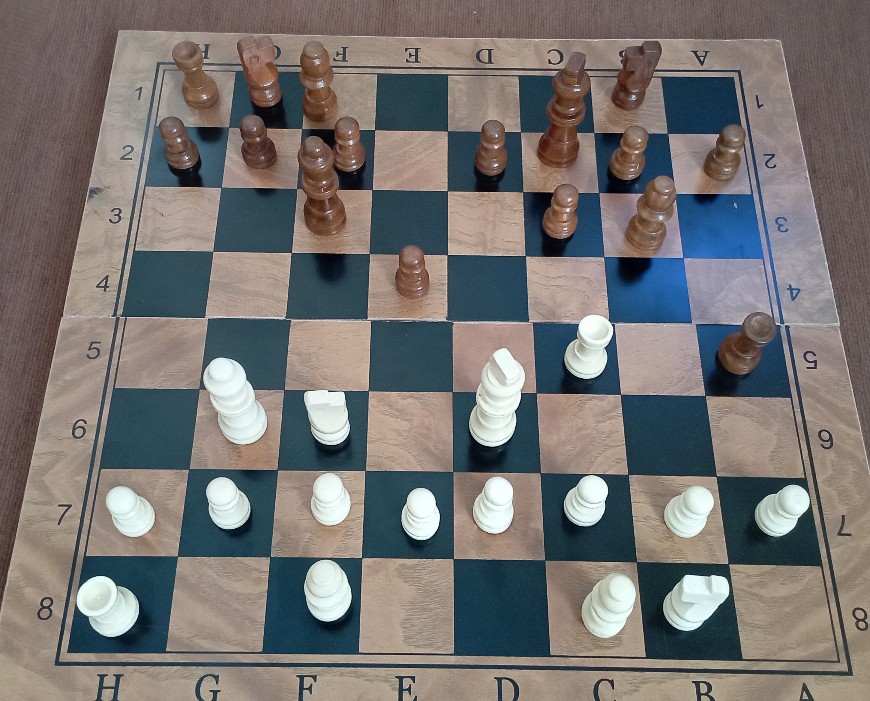
#> input picture board_detector/img/img1.png, 870 x 701 px, found by its file name
$ python main.py   (older library calls are emulated)
#> lines starting #> are read from the running program, lines starting #| are printed output that depends on the picture; after the words box and inside, x2 and y2 are one past the last pixel; in counts of white or black regions, pixels touching at a corner belong together
import cv2
import numpy as np
import math
from sklearn.cluster import DBSCAN
import time
from numpy.typing import NDArray
from typing import Any

def line_intersection(line1: list, line2: list) -> int:
    '''
    Calculate points of line intersections.

    args:
        - list: line [[x1,x2],[y1,y2]]
    return:
        - int: coordinates of intersection: x,y
    '''
    xdiff = (line1[0][0] - line1[1][0], line2[0][0] - line2[1][0])
    ydiff = (line1[0][1] - line1[1][1], line2[0][1] - line2[1][1])

    def det(a, b):
        return a[0] * b[1] - a[1] * b[0]

    div = det(xdiff, ydiff)
    if div == 0:
        raise Exception('lines do not intersect')

    d = (det(*line1), det(*line2))
    x = det(d, xdiff) / div
    y = det(d, ydiff) / div
    return x, y


def get_edges(img: NDArray[Any], blur_kernel: tuple=(3,3), border_default: int=3) -> NDArray[Any]:
    '''
    Get edges from Canny filter.
    '''
    gray = cv2.cvtColor(img, cv2.COLOR_BGR2GRAY)
    blurred = cv2.GaussianBlur(gray, blur_kernel, border_default)
    edges = cv2.Canny(blurred,low_thr_canny,up_thr_canny)
    return edges


def get_lines(edges: NDArray[Any], rho: int, theta: float, threshold: int, min_line_length: int, max_line_gap: int) -> NDArray[Any]:
    '''
    Extract lines from the image edges.
    '''
    return cv2.HoughLinesP(edges, rho, theta, threshold, np.array([]), min_line_length, max_line_gap)

def keep_lines(lines: NDArray[Any], line_length_threshold: int) -> list:
    '''
        Keep only lines with given length.
    '''
    valid_lines = []
    for line in lines:
        #print(np.linalg.norm(line))
        for x1,y1,x2,y2 in line:
            vec_magnitude = math.sqrt((x1-x2)**2 + (y1-y2)**2)
            #print(vec_magnitude)
            if vec_magnitude > line_length_threshold:
                valid_lines.append(line)
                #cv2.line(line_image,(x1,y1),(x2,y2),(255,0,0),5)
    print(valid_lines)
    return valid_lines


def convert_to_points(line: NDArray[Any]) -> tuple:
    '''
        Take points [x1,y1,x2,y2] and convert them to lines ([x1,y1],[x2,y2]).
    '''
    line = line[0]
    return ([line[0], line[1]], [line[2], line[3]])


def calculate_intersecitons(valid_lines: list) -> list:
    '''
        Calculate intersection points of all lines.
    '''
    intersections = []
    for i in range(len(valid_lines)):
        for j in range(i + 1, len(valid_lines)):
            line1 = convert_to_points(valid_lines[i])
            line2 = convert_to_points(valid_lines[j])

            try:
                intersection = line_intersection(line1, line2)
                intersections.append(intersection)
            except Exception as e:
                print(f"Line {i} and Line {j} do not intersect")
    return intersections


def keep_line_intersections(intersections: list) -> list:
    '''
        Keep only intersections that appear on image.
    '''
    x_lim = range(0, grid.shape[0] + 1)
    y_lim = range(0, grid.shape[1] + 1)
    valid_intersections = []
    for intersection in intersections:
        x, y = int(intersection[0]), int(intersection[1])

        if x in x_lim and y in y_lim:
            valid_intersections.append((x,y))
    return valid_intersections


def get_point_centers(valid_intersections: list, grid: NDArray[Any], eps: int=20, min_samples: int=2) -> list:
    '''
        Calculate centroids from intersections points then group them into centers with DBSCAN.
    '''

    for valid_intersection in valid_intersections:
        x, y = int(valid_intersection[0]), int(valid_intersection[1])
        try:
            grid[x, y] = 255
        except:
            print(f'Intersection: excluded')

    grid = grid.transpose().astype(np.uint8)

    _, labels, _, centroids = cv2.connectedComponentsWithStats(grid, 8, cv2.CV_32S)

    # Perform DBSCAN clustering
    dbscan = DBSCAN(eps=eps, min_samples=min_samples)
    dbscan.fit(centroids)

    # Get labels (clusters)
    labels = dbscan.labels_

    # Retrieve unique clusters (excluding noise, labeled as -1)
    unique_labels = set(labels) - {-1}

    # Compute centroids for each cluster
    centers = []
    for label in unique_labels:
        cluster_points = centroids[labels == label]
        centroid = np.mean(cluster_points, axis=0)
        centers.append(centroid)

    return centers


def calculate_distances(points: list) -> NDArray[Any]:
    '''
        Compute the pairwise Manhattan distances between a list of points and returns a distance matrix.
    '''

    # Convert points to NumPy array for easier manipulation
    points_array = np.array(points)
    num_points = len(points_array)

    # Initialize distance matrix with zeros
    distances = np.zeros((num_points, num_points))

    # Calculate pairwise Manhattan distances between points
    for i in range(num_points):
        for j in range(i+1, num_points):
            distances[i, j] = np.sum(np.abs(points_array[i] - points_array[j]))
            distances[j, i] = distances[i, j]  # distances matrix is symmetric

    return distances


def remove_close_points(points: list, threshold: int, image_size: tuple) -> list:
    '''
        If some points are too close to each other, remove points that are farther from image centre. Points are considered 'close' to each other if they are closer than mean distance.
    '''
    distances = calculate_distances(points)
    num_points = len(points)
    indices_to_remove = []

    for i in range(num_points):
        for j in range(i+1, num_points):
            if distances[i, j] < threshold:
                # Calculate the center of the image
                center_x = image_size[0] / 2
                center_y = image_size[1] / 2
                center = (center_x, center_y)
                # Calculate the distances of each point to the center of the image
                distance_to_center_i = np.sum(np.abs(np.array(points[i]) - np.array(center)))
                distance_to_center_j = np.sum(np.abs(np.array(points[j]) - np.array(center)))
                # Remove the point that is farther from the center
                if distance_to_center_i > distance_to_center_j:
                    indices_to_remove.append(i)
                else:
                    indices_to_remove.append(j)

    # Remove duplicates from the list of indices to remove
    indices_to_remove = list(set(indices_to_remove))

    # Remove points from the original list
    points_filtered = [point for idx, point in enumerate(points) if idx not in indices_to_remove]

    return points_filtered


def divide_points_into_rows(points: list, threshold: int) -> list:
    '''
        Group points into rows based on y-coordinates difference.
    '''
    # Sort points based on y-coordinate
    sorted_points = sorted(points, key=lambda point: point[1])

    rows = []
    current_row = [sorted_points[0]]

    for i in range(1, len(sorted_points)):
        # Check if the y-coordinate difference between current point and last point in current row is less than threshold
        if abs(sorted_points[i][1] - current_row[-1][1]) <= threshold:
            current_row.append(sorted_points[i])
        else:
            rows.append(current_row)
            current_row = [sorted_points[i]]

    # Add the last row
    rows.append(current_row)
    return rows


def fill_patterns(rows: list, target_length: int) -> list:
    '''
        Fill every row with steadily distributed points.
    '''
    filled_rows = []

    for points in rows:

        # Separate the points into x and y coordinates
        x_coords, y_coords = zip(*points)

        # Create the target x positions to interpolate
        target_x_positions = np.linspace(min(x_coords), max(x_coords), target_length)

        # Perform linear interpolation for the y coordinates based on x coordinates
        interpolated_y_values = np.interp(target_x_positions, x_coords, y_coords)

        # Combine the interpolated x and y values
        filled_row = list(zip(target_x_positions, interpolated_y_values))

        filled_rows.append(filled_row)

    return filled_rows


def mean_closest_distance(points: list) -> float:
    '''
        Calculate the mean of the closest pairwise Manhattan distances between a set of points.
    '''
    distances = calculate_distances(points)

    # Exclude diagonal and initialize minimum distance to a large value
    np.fill_diagonal(distances, np.inf)
    min_distances = np.min(distances, axis=1)

    # Calculate mean of minimum distances
    mean_min_distance = np.mean(min_distances)

    return mean_min_distance


def exclude_small_rows(rows: list, min_row_len: int=2) -> list:
    '''
        Remove rows that are too small.
    '''
    rows_fixed = []
    for row in rows:
        if len(row) < min_row_len:
            pass
        else:
            rows_fixed.append(row)
    return rows_fixed


def print_points(img: NDArray[Any], board_points: list) -> None:
    '''
        Imshow original image with detected chessboard.
    '''
    for p in board_points:
        x,y = int(p[0]), int(p[1])
        cv2.circle(img, (x,y), 1, (255,255,255), 10)

    cv2.imshow('Detected chessboard', img)
    cv2.waitKey()


def convert_rows_to_points(rows: list) -> list:
    '''
        Convert rows [[point1,point2],[point3,point4]] into list of points [point1,point2,point3,point4]
    '''
    return [item for sublist in rows for item in sublist]


#------------------------------------
t1 = time.time()

img_path = "img/img1.png"

img = cv2.imread(img_path)
#> img is the input picture: shape (701, 870, 3); mean B, G, R 113.3, 114.9, 118

blur_kernel = (3,3)
border_default = 3
low_thr_canny = 100
up_thr_canny = 150

edges = get_edges(img)
#> in get_edges, `gray = cv2.cvtColor(img, cv2.COLOR_BGR2GRAY)`:
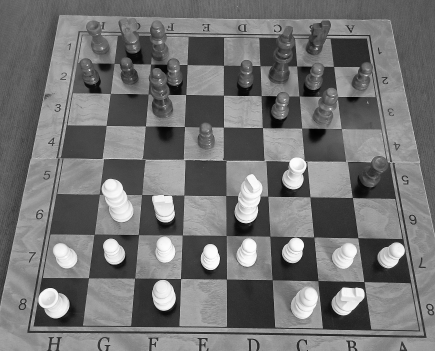
#> gray: shape (701, 870) (shown at 1/2 size); min 1, max 253, mean 115.6
#> in get_edges, `edges = cv2.Canny(blurred,low_thr_canny,up_thr_canny)`:
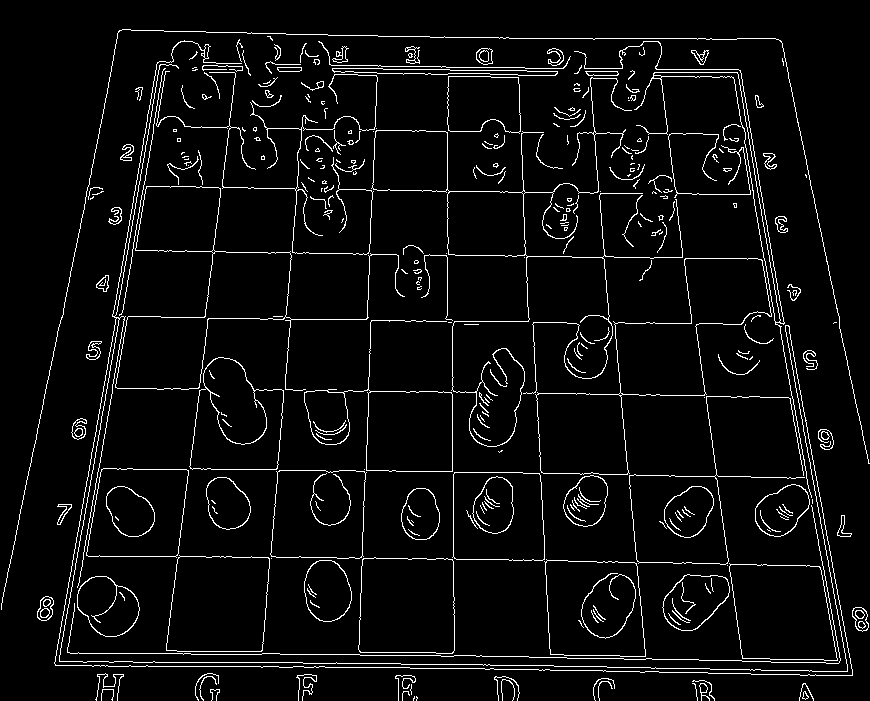
#> edges: shape (701, 870); 4.9% white in thin lines or dots

rho = 1  # distance resolution in pixels of the Hough grid
theta = np.pi / 200  # angular resolution in radians of the Hough grid
threshold = 10  # minimum number of votes (intersections in Hough grid cell)
min_line_length = 100  # minimum number of pixels making up a line
max_line_gap = 20  # maximum gap in pixels between connectable line segments

line_image = np.copy(img) * 0  # creating a blank to draw lines on
#> line_image: shape (701, 870, 3); every value is 0

lines = get_lines(edges, rho, theta, threshold, min_line_length, max_line_gap)
#> lines = 69 rows, first 6: [55, 664, 160, 61], [695, 326, 745, 673], [222, 188, 239, 32], [268, 666, 458, 668], [164, 666, 208, 318], [299, 129, 467, 131]

line_length_threshold = 120

valid_lines = keep_lines(lines, line_length_threshold)
#> the loop in keep_lines, `for line in lines:` made 69 passes
#> after the loop in keep_lines, `for line in lines:`: valid_lines = 59 items, first 6: [[55, 664, 160, 61]], [[695, 326, 745, 673]], [[222, 188, 239, 32]], [[268, 666, 458, 668]], [[164, 666, 208, 318]], [[299, 129, 467, 131]]
#> (printed output is left out)

intersections = calculate_intersecitons(valid_lines)
#> the loop in calculate_intersecitons, `for i in range(len(valid_lines)):` made 59 passes
#> (printed output is left out)

grid = np.zeros((line_image.shape[1], line_image.shape[0]), dtype=np.uint8)

valid_intersections = keep_line_intersections(intersections)
#> the loop in keep_line_intersections, `for intersection in intersections:` made 1700 passes
#> intersection on passes 1 to 3: (431.9, -1500.2), (362.7, -1103), (55.04, 663.8)

eps = 20  # maximum distance between two samples
min_samples = 2  # minimum number of samples in a neighborhood

#--------------------------------------------------------------------

centers = get_point_centers(valid_intersections, grid)
#> the loop in get_point_centers, `for valid_intersection in valid_intersections:` made 835 passes
#> valid_intersection on passes 1 to 3: (55, 663), (148, 127), (127, 247)
#> after the loop in get_point_centers, `for valid_intersection in valid_intersections:`:
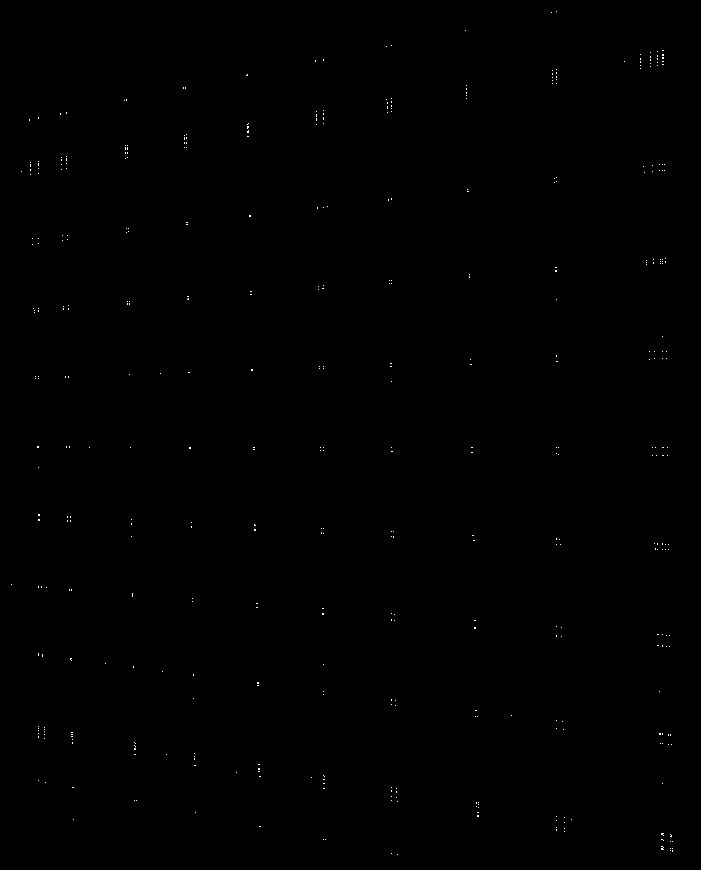
#> grid: shape (870, 701); 0.11% white in thin lines or dots
#> in get_point_centers, `grid = grid.transpose().astype(np.uint8)`:
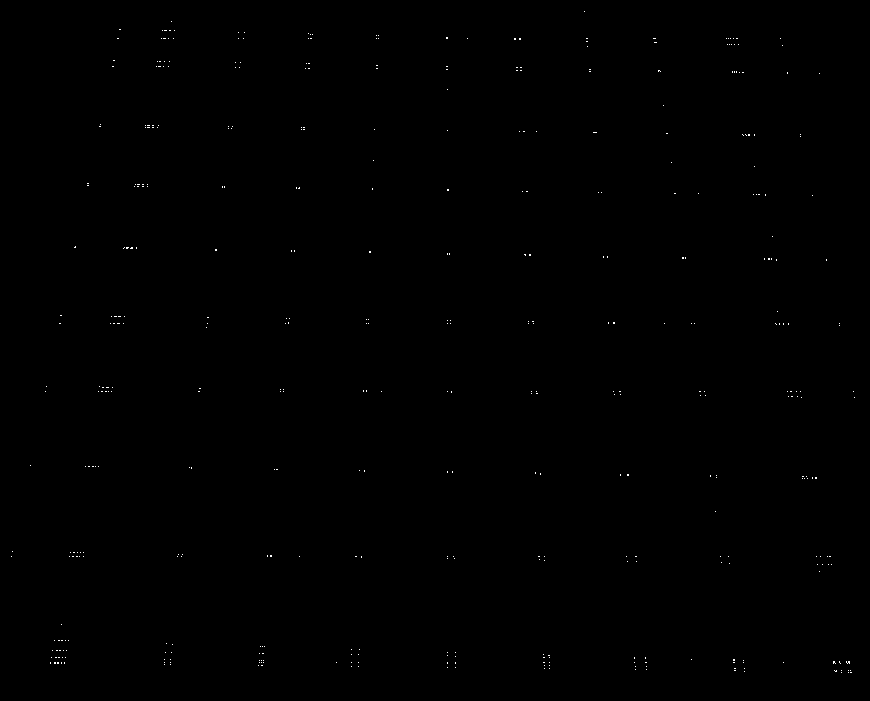
#> grid: shape (701, 870); 0.11% white in thin lines or dots

mean_dist = mean_closest_distance(centers)
#> after the loop in calculate_distances, `for i in range(num_points):`:
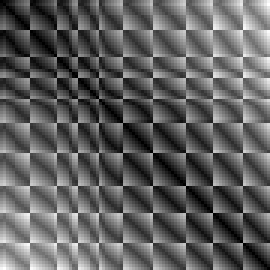
#> distances: shape (90, 90) float64 (shown 3 times larger); min 0, max 1359.7, mean 510.4; drawn with min black and max white

incomplete_board = remove_close_points(centers, mean_dist*0.99, grid.shape)

rows = divide_points_into_rows(incomplete_board, 10)
#> the loop in divide_points_into_rows, `for i in range(1, len(sorted_points)):` made 67 passes

rows_fixed = exclude_small_rows(rows)
#> the loop in exclude_small_rows, `for row in rows:` made 10 passes
#> row on passes 1, 3: [[654.5, 40]], [[150.8, 126], [747.6, 134.5]]

#points_list = convert_rows_to_points(rows_fixed)

number_of_points = 9

filled_points = fill_patterns(rows_fixed, number_of_points)
#> the loop in fill_patterns, `for points in rows:` made 9 passes

board_points = convert_rows_to_points(filled_points)

t2 = time.time()

print(f'time{t2-t1}')

print_points(img, board_points)
#> the loop in print_points, `for p in board_points:` made 81 passes
#> p on passes 1 to 8: (161.9, 63.5), (233.8, 64.45), (305.6, 65.48), (377.5, 66.51), (449.3, 67.54), (521.2, 68.56), (593, 70.04), (664.9, 70.87)
#> after the loop in print_points, `for p in board_points:`:
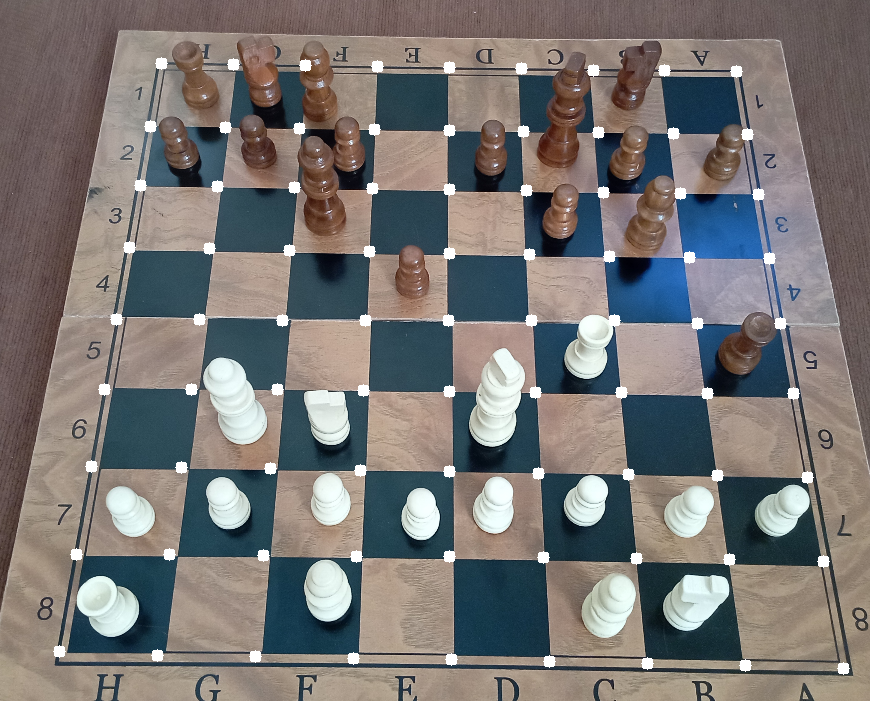
#> img: shape (701, 870, 3); 1.61% of pixels changed, all inside (x1, y1, x2, y2) = (53, 57, 850, 675)
